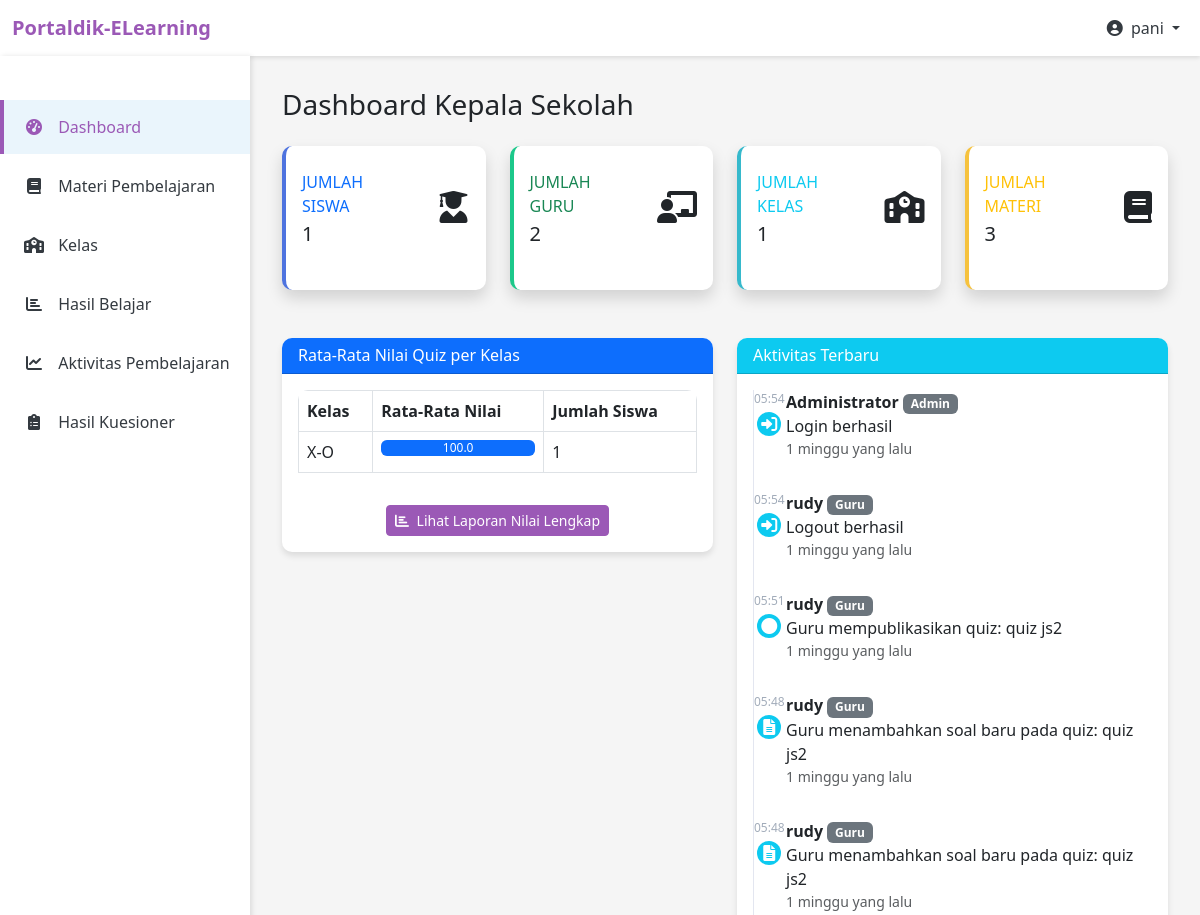
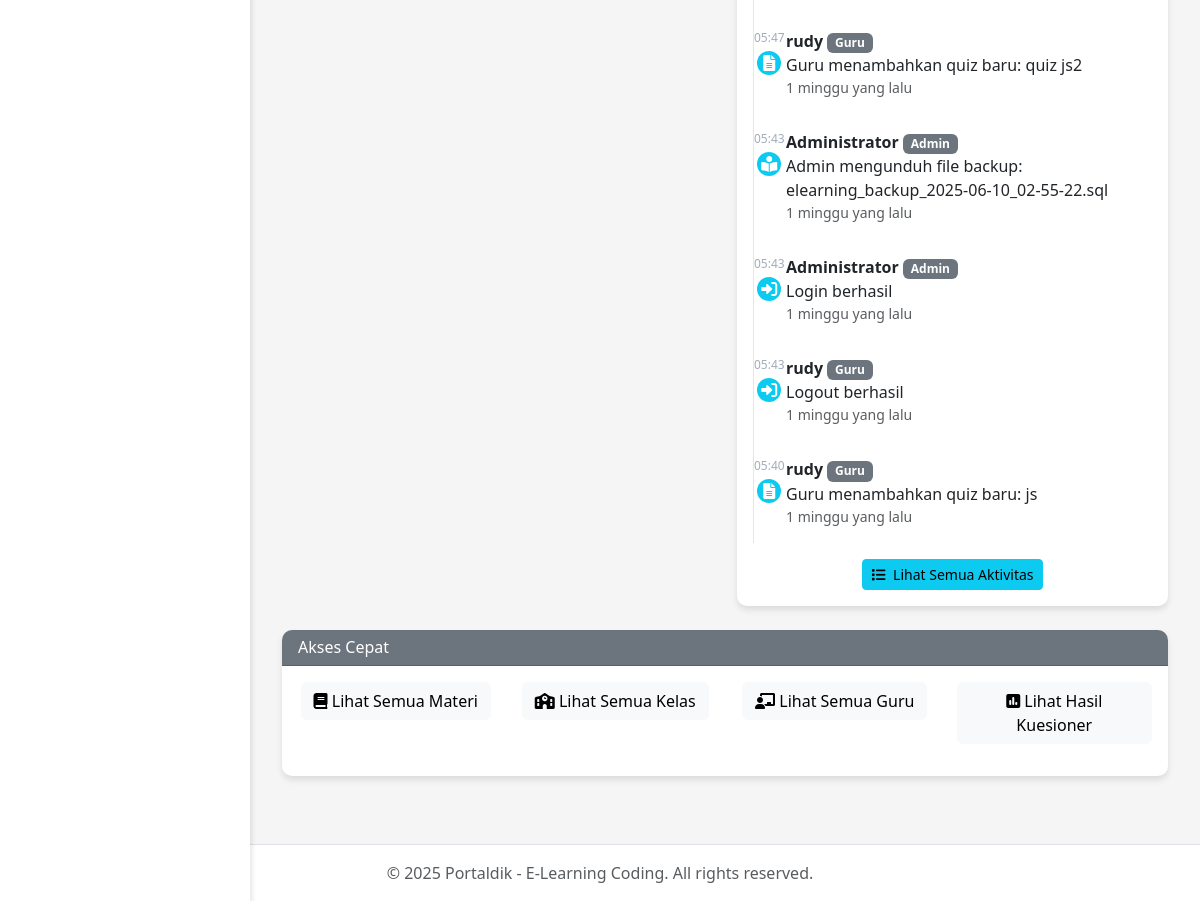
Screenshot of /pages/kepsek/dashboard.php (signed in) with the database file from the repository (2 pictures, top to bottom).
### tables this page shows
CREATE TABLE `laporan_aktivitas` (
  `id` varchar(20) NOT NULL,
  `pengguna_id` varchar(20) NOT NULL,
  `tipe_aktivitas` enum('login','logout','view_materi','submit_tugas','nilai_tugas','tambah_materi','edit_materi','hapus_materi','verifikasi','create_backup','isi_kuesioner','publish_quiz','close_quiz','view_grade') NOT NULL,
  `deskripsi` text DEFAULT NULL,
  `waktu` timestamp NOT NULL DEFAULT current_timestamp(),
  `referensi_id` varchar(20) DEFAULT NULL,
  PRIMARY KEY (`id`),
  KEY `pengguna_id` (`pengguna_id`),
  CONSTRAINT `laporan_aktivitas_ibfk_1` FOREIGN KEY (`pengguna_id`) REFERENCES `pengguna` (`id`)
);

CREATE TABLE `pengguna` (
  `id` varchar(20) NOT NULL,
  `kelas_id` varchar(10) DEFAULT NULL,
  `nama` varchar(100) NOT NULL,
  `email` varchar(100) NOT NULL,
  `password` varchar(255) NOT NULL,
  `tipe_pengguna` enum('admin','guru','siswa','kepsek') NOT NULL,
  `nuptk` varchar(20) DEFAULT NULL,
  `nisn` varchar(20) DEFAULT NULL,
  `tanggal_daftar` date NOT NULL,
  `last_login` timestamp NULL DEFAULT NULL,
  `status` enum('pending','aktif','ditolak','nonaktif') DEFAULT 'aktif',
  `keterangan` text DEFAULT NULL,
  PRIMARY KEY (`id`),
  KEY `fk_pengguna_kelas` (`kelas_id`),
  CONSTRAINT `fk_pengguna_kelas` FOREIGN KEY (`kelas_id`) REFERENCES `kelas` (`id`)
);

### pages/kepsek/dashboard.php (the view, shortened to what this page needs)
<?php
require_once '../../config/database.php';
$query_students = "SELECT COUNT(*) as total FROM pengguna WHERE tipe_pengguna = 'siswa'";
$result_students = mysqli_query($conn, $query_students);
$total_students = mysqli_fetch_assoc($result_students)['total'];
$query_teachers = "SELECT COUNT(*) as total FROM pengguna WHERE tipe_pengguna = 'guru'";
$result_teachers = mysqli_query($conn, $query_teachers);
$total_teachers = mysqli_fetch_assoc($result_teachers)['total'];
$query_classes = "SELECT COUNT(*) as total FROM kelas";
$result_classes = mysqli_query($conn, $query_classes);
$total_classes = mysqli_fetch_assoc($result_classes)['total'];
$query_materials = "SELECT COUNT(*) as total FROM materi_coding";
$result_materials = mysqli_query($conn, $query_materials);
$total_materials = mysqli_fetch_assoc($result_materials)['total'];
$query_logs = "SELECT l.*, p.nama as pengguna_nama, p.tipe_pengguna
              FROM laporan_aktivitas l
              JOIN pengguna p ON l.pengguna_id = p.id
              ORDER BY l.waktu DESC LIMIT 10";
$result_logs = mysqli_query($conn, $query_logs);
$query_scores = "SELECT k.nama as kelas_nama, AVG(nt.nilai) as rata_nilai,
                COUNT(DISTINCT nt.siswa_id) as jumlah_siswa
                FROM nilai_tugas nt
                JOIN tugas t ON nt.tugas_id = t.id
                JOIN kelas k ON t.kelas_id = k.id
                WHERE nt.nilai IS NOT NULL
                GROUP BY k.id
                ORDER BY rata_nilai DESC";
$result_scores = mysqli_query($conn, $query_scores);
include_once '../../includes/header.php';
?>
<div class="container-fluid py-4">
    <h1 class="h3 mb-4">Dashboard Kepala Sekolah</h1>
    <div class="row mb-4">
        <div class="col-md-3 mb-4">
            <div class="card border-left-primary shadow h-100 py-2">
                <div class="card-body">
                    <div class="row no-gutters align-items-center">
                        <div class="col mr-2">
                            <div class="text-xs font-weight-bold text-primary text-uppercase mb-1">
                                Jumlah Siswa</div>
                            <div class="h5 mb-0 font-weight-bold text-gray-800"><?php echo $total_students; ?></div>
                        </div>
                        <div class="col-auto">
                            <i class="fas fa-user-graduate fa-2x text-gray-300"></i>
                        </div>
                    </div>
                </div>
            </div>
        </div>
        <div class="col-md-3 mb-4">
            <div class="card border-left-success shadow h-100 py-2">
                <div class="card-body">
                    <div class="row no-gutters align-items-center">
                        <div class="col mr-2">
                            <div class="text-xs font-weight-bold text-success text-uppercase mb-1">
                                Jumlah Guru</div>
                            <div class="h5 mb-0 font-weight-bold text-gray-800"><?php echo $total_teachers; ?></div>
                        </div>
                        <div class="col-auto">
                            <i class="fas fa-chalkboard-teacher fa-2x text-gray-300"></i>
                        </div>
                    </div>
                </div>
            </div>
        </div>
        <div class="col-md-3 mb-4">
            <div class="card border-left-info shadow h-100 py-2">
                <div class="card-body">
                    <div class="row no-gutters align-items-center">
                        <div class="col mr-2">
                            <div class="text-xs font-weight-bold text-info text-uppercase mb-1">
                                Jumlah Kelas</div>
                            <div class="h5 mb-0 font-weight-bold text-gray-800"><?php echo $total_classes; ?></div>
                        </div>
                        <div class="col-auto">
                            <i class="fas fa-school fa-2x text-gray-300"></i>
                        </div>
                    </div>
                </div>
            </div>
        </div>
        <div class="col-md-3 mb-4">
            <div class="card border-left-warning shadow h-100 py-2">
                <div class="card-body">
                    <div class="row no-gutters align-items-center">
                        <div class="col mr-2">
                            <div class="text-xs font-weight-bold text-warning text-uppercase mb-1">
                                Jumlah Materi</div>
                            <div class="h5 mb-0 font-weight-bold text-gray-800"><?php echo $total_materials; ?></div>
                        </div>
                        <div class="col-auto">
                            <i class="fas fa-book fa-2x text-gray-300"></i>
                        </div>
                    </div>
                </div>
            </div>
        </div>
    </div>
    <div class="row">
        <div class="col-md-6">
            <div class="card mb-4">
                <div class="card-header bg-primary text-white">
                    <h6 class="m-0 font-weight-bold">Rata-Rata Nilai Quiz per Kelas</h6>
                </div>
                <div class="card-body">
                    <?php if (mysqli_num_rows($result_scores) > 0): ?>
                        <div class="table-responsive">
                            <table class="table table-bordered">
                                <thead>
                                    <tr>
                                        <th>Kelas</th>
                                        <th>Rata-Rata Nilai</th>
                                        <th>Jumlah Siswa</th>
                                    </tr>
                                </thead>
                                <tbody>
                                    <?php while ($score = mysqli_fetch_assoc($result_scores)): ?>
                                        <tr>
                                            <td><?php echo $score['kelas_nama']; ?></td>
                                            <td>
                                                <div class="progress">
                                                    <div class="progress-bar" role="progressbar"
                                                         style="width: <?php echo $score['rata_nilai']; ?>%;"
                                                         aria-valuenow="<?php echo $score['rata_nilai']; ?>"
                                                         aria-valuemin="0" aria-valuemax="100">
                                                        <?php echo number_format($score['rata_nilai'], 1); ?>
                                                    </div>
                                                </div>
                                            </td>
                                            <td><?php echo $score['jumlah_siswa']; ?></td>
                                        </tr>
                                    <?php endwhile; ?>
                                </tbody>
                            </table>
                        </div>
                    <?php else: ?>
                        <p class="text-center text-muted">Belum ada data nilai quiz yang tersedia.</p>
                    <?php endif; ?>
                    <div class="text-center mt-3">
                        <a href="grades.php" class="btn btn-primary btn-sm">
                            <i class="fas fa-chart-bar me-1"></i> Lihat Laporan Nilai Lengkap
                        </a>
                    </div>
                </div>
            </div>
        </div>
        <div class="col-md-6">
            <div class="card mb-4">
                <div class="card-header bg-info text-white">
                    <h6 class="m-0 font-weight-bold">Aktivitas Terbaru</h6>
                </div>
                <div class="card-body">
                    <?php if (mysqli_num_rows($result_logs) > 0): ?>
                        <div class="timeline">
                            <?php while ($log = mysqli_fetch_assoc($result_logs)): ?>
                                <div class="timeline-item">
                                    <div class="timeline-item-marker">
                                        <?php
                                        $icon_class = 'fa-circle';
                                        switch ($log['tipe_aktivitas']) {
                                            case 'login':
                                            case 'logout':
                                                $icon_class = 'fa-sign-in-alt';
                                                break;
                                            case 'view_materi':
                                                $icon_class = 'fa-book-reader';
                                                break;
                                            case 'tambah_materi':
                                            case 'edit_materi':
                                                $icon_class = 'fa-file-alt';
                                                break;
                                        }
                                        ?>
                                        <div class="timeline-item-marker-text">
                                            <?php echo date('H:i', strtotime($log['waktu'])); ?>
                                        </div>
                                        <div class="timeline-item-marker-indicator bg-info">
                                            <i class="fas <?php echo $icon_class; ?> text-white"></i>
                                        </div>
                                    </div>
                                    <div class="timeline-item-content">
                                        <p class="mb-0">
                                            <strong><?php echo $log['pengguna_nama']; ?></strong>
                                            <span class="badge bg-secondary"><?php echo ucfirst($log['tipe_pengguna']); ?></span>
                                            <br>
                                            <?php echo $log['deskripsi']; ?>
                                        </p>
                                        <div class="text-muted small">
                                            <?php echo time_elapsed_string($log['waktu']); ?>
                                        </div>
                                    </div>
                                </div>
                            <?php endwhile; ?>
                        </div>
                    <?php else: ?>
                        <p class="text-center text-muted">Belum ada aktivitas terbaru.</p>
                    <?php endif; ?>
                    <div class="text-center mt-3">
                        <a href="activities.php" class="btn btn-info btn-sm">
                            <i class="fas fa-list me-1"></i> Lihat Semua Aktivitas
                        </a>
                    </div>
                </div>
            </div>
        </div>
    </div>
    <div class="row">
        <div class="col-12">
            <div class="card mb-4">
                <div class="card-header bg-secondary text-white">
                    <h6 class="m-0 font-weight-bold">Akses Cepat</h6>
                </div>
                <div class="card-body">
                    <div class="row text-center">
                        <div class="col-md-3 mb-3">
                            <a href="materials.php" class="btn btn-light btn-icon-split">
                                <span class="icon text-gray-600">
                                    <i class="fas fa-book"></i>
                                </span>
                                <span class="text">Lihat Semua Materi</span>
                            </a>
                        </div>
                        <div class="col-md-3 mb-3">
                            <a href="classes.php" class="btn btn-light btn-icon-split">
                                <span class="icon text-gray-600">
                                    <i class="fas fa-school"></i>
                                </span>
                                <span class="text">Lihat Semua Kelas</span>
                            </a>
                        </div>
                        <div class="col-md-3 mb-3">
                            <a href="teachers.php" class="btn btn-light btn-icon-split">
                                <span class="icon text-gray-600">
                                    <i class="fas fa-chalkboard-teacher"></i>
                                </span>
                                <span class="text">Lihat Semua Guru</span>
                            </a>
                        </div>
                        <div class="col-md-3 mb-3">
                            <a href="questionnaires.php" class="btn btn-light btn-icon-split">
                                <span class="icon text-gray-600">
                                    <i class="fas fa-poll"></i>
                                </span>
                                <span class="text">Lihat Hasil Kuesioner</span>
                            </a>
                        </div>
                    </div>
                </div>
            </div>
        </div>
    </div>
</div>
<?php
function time_elapsed_string($datetime, $full = false) {
    $now = new DateTime;
    $ago = new DateTime($datetime);
    $diff = $now->diff($ago);
    $diff->w = floor($diff->d / 7);
    $diff->d -= $diff->w * 7;
    $string = array(
        'y' => 'tahun',
        'm' => 'bulan',
        'w' => 'minggu',
        'd' => 'hari',
        'h' => 'jam',
        'i' => 'menit',
        's' => 'detik',
    );
    foreach ($string as $k => &$v) {
        if ($diff->$k) {
            $v = $diff->$k . ' ' . $v . ($diff->$k > 1 ? '' : '');
        } else {
            unset($string[$k]);
        }
    }
    if (!$full) $string = array_slice($string, 0, 1);
    return $string ? implode(', ', $string) . ' yang lalu' : 'baru saja';
}
include_once '../../includes/footer.php';
?>

### rows the page displays
laporan_aktivitas: waktu "05:54", pengguna.nama "Administrator", pengguna.tipe_pengguna "Admin", deskripsi "Login berhasil", waktu "1 minggu yang lalu"
laporan_aktivitas: waktu "05:54", pengguna.nama "rudy", pengguna.tipe_pengguna "Guru", deskripsi "Logout berhasil", waktu "1 minggu yang lalu"
laporan_aktivitas: waktu "05:51", pengguna.nama "rudy", pengguna.tipe_pengguna "Guru", deskripsi "Guru mempublikasikan quiz: quiz js2", waktu "1 minggu yang lalu"
laporan_aktivitas: waktu "05:48", pengguna.nama "rudy", pengguna.tipe_pengguna "Guru", deskripsi "Guru menambahkan soal baru pada quiz: quiz js2", waktu "1 minggu yang lalu"
laporan_aktivitas: waktu "05:48", pengguna.nama "rudy", pengguna.tipe_pengguna "Guru", deskripsi "Guru menambahkan soal baru pada quiz: quiz js2", waktu "1 minggu yang lalu"
laporan_aktivitas: waktu "05:47", pengguna.nama "rudy", pengguna.tipe_pengguna "Guru", deskripsi "Guru menambahkan quiz baru: quiz js2", waktu "1 minggu yang lalu"
laporan_aktivitas: waktu "05:43", pengguna.nama "Administrator", pengguna.tipe_pengguna "Admin", deskripsi "Admin mengunduh file backup: elearning_backup_2025-06-10_02-55-22.sql", waktu "1 minggu yang lalu"
laporan_aktivitas: waktu "05:43", pengguna.nama "Administrator", pengguna.tipe_pengguna "Admin", deskripsi "Login berhasil", waktu "1 minggu yang lalu"
laporan_aktivitas: waktu "05:43", pengguna.nama "rudy", pengguna.tipe_pengguna "Guru", deskripsi "Logout berhasil", waktu "1 minggu yang lalu"
laporan_aktivitas: waktu "05:40", pengguna.nama "rudy", pengguna.tipe_pengguna "Guru", deskripsi "Guru menambahkan quiz baru: js", waktu "1 minggu yang lalu"

### other values shown
$_SESSION['user_name'] "pani"
$total_students "1"
$total_teachers "2"
$total_classes "1"
$total_materials "3"
$score['kelas_nama'] "X-O"
$score['rata_nilai'] "100.0"
$score['jumlah_siswa'] "1"
